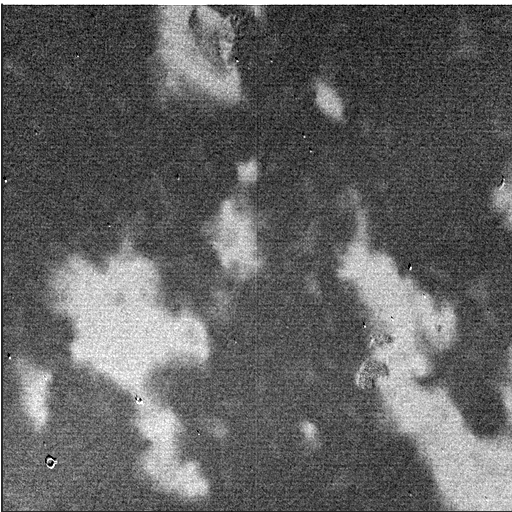
#> input picture Images ALBA - Sample PyHM004/Low temperature/DICHROISM_fiji_ready.tif, 512 x 512 px, found by its file name
$ python isingMatrizesRGB.py
#> lines starting #> are read from the running program, lines starting #| are printed output that depends on the picture; after the words box and inside, x2 and y2 are one past the last pixel; in counts of white or black regions, pixels touching at a corner belong together
import numpy as np
import sklearn.cluster as cluster
import cv2 as cv
import tifffile as tiff
import matplotlib.pyplot as plt
import seaborn as sns

def upload_image():
    path = r"C:\Users\user\Desktop\TFG-Teleco\New_Tool\Images ALBA - Sample PyHM004\Low temperature\DICHROISM_fiji_ready.tif"
    try:
        # cv.IMREAD_GRAYSCALE fuerza a OpenCV a leer el PNG directamente en 2D (escala de grises)
        y = cv.imread(path, cv.IMREAD_GRAYSCALE)
#> y is the input picture: shape (512, 512); min 0, max 255, mean 98.7

        # Control de seguridad por si la ruta está mal o el archivo está corrupto
        if y is None:
            print(f"Error: No se pudo encontrar o cargar la imagen en la ruta: {path}")
            return None

        # Ya sabemos 100% que es 2D y float32
        y = y.astype(np.float32)

        # Normalización
        y = (y - np.min(y)) / (np.max(y) - np.min(y)) * 255.0

        return y

    except Exception as e:
        print(f"Error al leer el archivo de imagen: {e}")
        return None

def upload_image2():
    ruta = r"C:\Users\user\Desktop\TFG-Teleco\New_Tool\Images ALBA - Sample PyHM004\Low temperature\primera.tif"
    try:
        y = tiff.imread(ruta)
        if len(y.shape) == 3:
            y = np.mean(y, axis=2)
        y = y.astype(np.float32)

        y = (y - np.min(y)) / (np.max(y) - np.min(y)) * 255.0
        return y

    except Exception as e:
        print(f"Error al leer el archivo TIFF: {e}")
        return None

def get_circular_mask(y):
    y_8bit = cv.normalize(y, None, 0, 255, cv.NORM_MINMAX).astype(np.uint8)
    blurred = cv.medianBlur(y_8bit, 5)

    circles = cv.HoughCircles(
        blurred, cv.HOUGH_GRADIENT, dp=1.2, minDist=100,
        param1=50, param2=30, minRadius=int(y.shape[0]*0.3), maxRadius=int(y.shape[0]*0.6)
    )

    mask = np.zeros(y.shape, dtype=bool)

    if circles is not None:
        circles = np.uint16(np.around(circles))
        x_c, y_c, r = circles[0, 0]

        mask_img = np.zeros(y.shape, dtype=np.uint8)
        cv.circle(mask_img, (x_c, y_c), r, 255, -1) # -1 para rellenar

        mask = mask_img == 255
        print(f"Máscara circular creada: Centro({x_c}, {y_c}), Radio({r})")
    else:
        print("No se detectó el círculo, se usará toda la imagen.")
        mask = np.ones(y.shape, dtype=bool)

    return mask

def calculate_statistical_variables(y, x, num_states, mask=None):
    parameters = {}
    for state in range(num_states):
        if mask is not None:
            pixel_state_values = y[(x==state) & mask]
        else:
            pixel_state_values = y[x==state]
        if len(pixel_state_values) > 0:
            parameters[state] = {
                'mean': np.mean(pixel_state_values),
                'std': np.std(pixel_state_values)+1e-6
            }
        else:
            print(f"Advertencia: No se encontraron píxeles para el estado {state}. Se asignarán valores por defecto.")
            parameters[state] = {
                'mean': 0,
                'std': 1e-6
            }
    return parameters

def initialize_ising_model(y, num_states, mask=None):
#> called with num_states = 3
    if mask is not False and mask is None:
        mask = get_circular_mask(y)
    y_kmeans = y[mask].reshape(-1, 1)
    kmeans = cluster.KMeans(n_clusters=num_states, n_init=10, random_state=64)
    x_labels = kmeans.fit_predict(y_kmeans)
    x_matrix = np.full(y.shape, -1, dtype=np.int32)
    x_matrix[mask] = x_labels
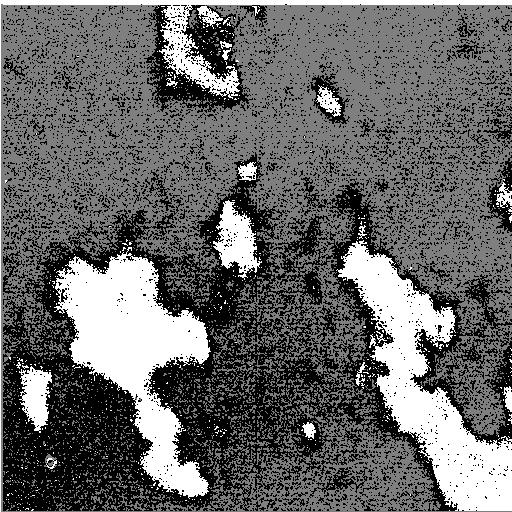
#> x_matrix: shape (512, 512) int32; min 0, max 2, mean 0.822; drawn with min black and max white
    parameters = calculate_statistical_variables(y, x_matrix, num_states, mask)
#> after the loop in calculate_statistical_variables, `for state in range(num_states):`: parameters = 3 items
#> parameters = 3 items
    return x_matrix, parameters

def calculate_neighbour_sum_vectorized(x, state):
    match = (x == state).astype(np.float32)
    neighbour_sum = (
        np.roll(match, 1, axis=0) +   # arriba
        np.roll(match, -1, axis=0) +  # abajo
        np.roll(match, 1, axis=1) +   # izquierda
        np.roll(match, -1, axis=1)    # derecha
    )
    return neighbour_sum

def apply_ising_model_icm_fast(y, x, parameters, num_states, beta, max_iterations, mask):
    x_iter = x.copy()

    for iteration in range(max_iterations):
        x_old = x_iter.copy()
        energy_maps = np.full((num_states, *y.shape), np.inf)

        for state in range(num_states):
            mu = parameters[state]['mean']
            sigma = parameters[state]['std']

            stat_energy = ((y - mu) / sigma) ** 2
            neigh_energy = -beta * calculate_neighbour_sum_vectorized(x_iter, state)
            energy_maps[state] = stat_energy + neigh_energy

        x_new = np.argmin(energy_maps, axis=0).astype(np.int32)
        x_iter = np.where(mask, x_new, x_iter)

        if np.array_equal(x_iter, x_old) and iteration > 0:
            print(f"Converged at iteration {iteration}")
            break

        parameters = calculate_statistical_variables(y, x_iter, num_states, mask)

    return x_iter

def plot_analysis(y, x_final, mask):
    """Genera las gráficas de porcentaje de ocupación e histogramas de distribución de intensidad"""
    # Filtrar únicamente las zonas activas por la máscara
    y_valid = y[mask]
    x_valid = x_final[mask]
    total_pixels = len(x_valid)

    states = [0, 1, 2]
    # Códigos Hexadecimales para Matplotlib (Negro-Azul, Gris-Verde, Blanco-Rojo)
    colors_hex = ['#0A192F', '#7A8B7B', '#E65C5C']
    labels = ['Estado 0 (Negro-Azul)', 'Estado 1 (Gris-Verde)', 'Estado 2 (Blanco-Rojo)']

    # 1. Calcular porcentajes
    percentages = []
    for state in states:
        count = np.sum(x_valid == state)
        percentages.append((count / total_pixels) * 100)

    # Crear ventana de gráficos
    fig, axes = plt.subplots(1, 2, figsize=(15, 6))
    fig.canvas.manager.set_window_title('Análisis Estadístico del Modelo de Ising')

    # GRÁFICA 1: Porcentajes de cada estado
    bars = axes[0].bar(labels, percentages, color=colors_hex, edgecolor='black', linewidth=1.2)
    axes[0].set_title('Porcentaje de Ocupación por Estado', fontsize=12, fontweight='bold')
    axes[0].set_ylabel('Porcentaje (%)')
    axes[0].set_ylim(0, 100)
    axes[0].grid(axis='y', linestyle='--', alpha=0.7)

    # Añadir texto con el porcentaje exacto encima de cada barra
    for bar in bars:
        height = bar.get_height()
        axes[0].annotate(f'{height:.2f}%',
                         xy=(bar.get_x() + bar.get_width() / 2, height),
                         xytext=(0, 3),
                         textcoords="offset points",
                         ha='center', va='bottom', fontweight='bold')

    # GRÁFICA 2: Histograma e Intensidad de Distribución (Seaborn)
    for state, color, label in zip(states, colors_hex, labels):
        state_intensities = y_valid[x_valid == state]
        if len(state_intensities) > 0:
            sns.histplot(state_intensities, bins=50, kde=True, ax=axes[1],
                         color=color, label=label, alpha=0.6, element="step", stat="density")

    axes[1].set_title('Distribución de Intensidad de Píxeles', fontsize=12, fontweight='bold')
    axes[1].set_xlabel('Valor de gris original (0 - 255)')
    axes[1].set_ylabel('Densidad de frecuencia')
    axes[1].grid(linestyle='--', alpha=0.5)
    axes[1].legend()

    plt.tight_layout()
    plt.show()

# ==========================================
# EJECUCIÓN PRINCIPAL
# ==========================================
y = upload_image()

# Control de interrupción: Si 'y' no se leyó, detenemos el flujo para evitar caídas
if y is None:
    print("No se puede continuar el proceso porque la imagen no fue cargada correctamente.")
else:
    mask = np.ones_like(y, dtype=bool) # Máscara completa (Rectangular)

    x_init, params = initialize_ising_model(y, num_states=3, mask=mask)
#> params = 3 items
    x_final = apply_ising_model_icm_fast(y, x_init, params, num_states=3, beta=3, max_iterations=30, mask=mask)
#> the loop in apply_ising_model_icm_fast, `for iteration in range(max_iterations):` made 30 passes
#> pass 1, in calculate_neighbour_sum_vectorized, `match = (x == state).astype(np.float32)`:
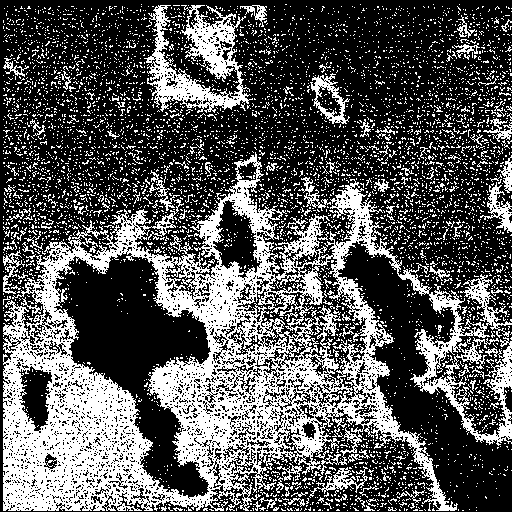
#> match: shape (512, 512) float32; values 0 (black) and 1 (white), 34.5% white; 5841 white regions (5718 under 20 px), largest, box (x1, y1, x2, y2) and area: (3, 152, 512, 511) 61086, (144, 5, 253, 113) 4723, (310, 73, 350, 124) 665
#> pass 1, in calculate_neighbour_sum_vectorized (call 2), `neighbour_sum = ( np.roll(match, 1, axis=0) +`:
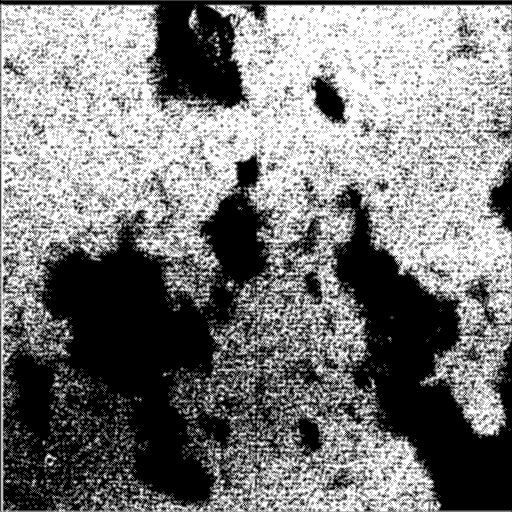
#> neighbour_sum: shape (512, 512) float32; min 0, max 4, mean 1.95; drawn with min black and max white
#> after the loop in apply_ising_model_icm_fast, `for iteration in range(max_iterations):`: mask: shape (512, 512) bool; every value is 1
#> after the loop in apply_ising_model_icm_fast, `for iteration in range(max_iterations):`:
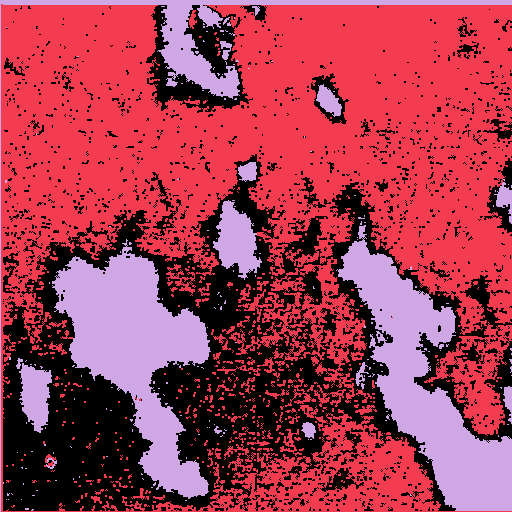
#> x_iter: shape (512, 512) int32; 3 distinct labels, from 0 to 2; one colour per label, 0 black

    with open("script_resut.pkl", "wb") as f:
        import pickle
        pickle.dump(x_final, f)

    # --- Construcción de Imagen de Estados Personalizada a Color para OpenCV ---
    h, w = x_final.shape
#> h = 512; w = 512
    color_output = np.zeros((h, w, 3), dtype=np.uint8)

    # Configuración de colores en formato BGR (OpenCV funciona al revés: Blue, Green, Red)
    # Estado 0: Negro Azul -> Azul muy oscuro con toque negro
    color_output[x_final == 0] = [245, 215, 190]
    # Estado 1: Gris Verde -> Tono grisáceo oliva
    color_output[x_final == 1] = [0, 0, 0]
    # Estado 2: Blanco Rojo -> Rojo claro o brillante satinado
    color_output[x_final == 2] = [50, 255, 205]

    # Aplicar máscara (por si en el futuro cambias a circular)
    color_output[~mask] = [0, 0, 0]

    # Visualización mediante OpenCV
    cv.namedWindow('Original (Escala de Grises)', cv.WINDOW_NORMAL)
    cv.imshow('Original (Escala de Grises)', y.astype(np.uint8))
    cv.resizeWindow('Original (Escala de Grises)', 400, 400)

    cv.namedWindow('K-means Inicial', cv.WINDOW_NORMAL)
    cv.imshow('K-means Inicial', (x_init * 120).astype(np.uint8))
    cv.resizeWindow('K-means Inicial', 400, 400)

    cv.namedWindow('Resultado ICM Grises', cv.WINDOW_NORMAL)
    cv.imshow('Resultado ICM Grises', (x_final * (255 // (3 - 1))).astype(np.uint8))
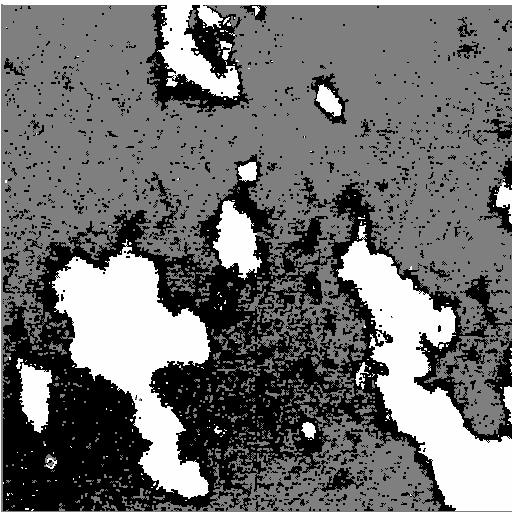
#> window 'Resultado ICM Grises': shape (512, 512); min 0, max 254, mean 111.5
    cv.resizeWindow('Resultado ICM Grises', 400, 400)

    # NUEVA VENTANA: Muestra el resultado final usando tus especificaciones de color
    cv.namedWindow('Resultado ICM Personalizado Color', cv.WINDOW_NORMAL)
    cv.imshow('Resultado ICM Personalizado Color', color_output)
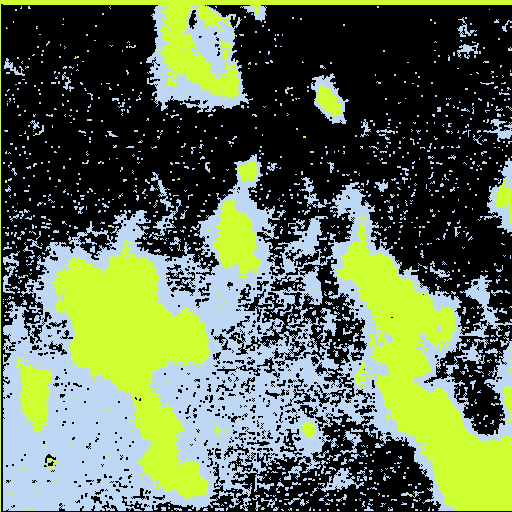
#> window 'Resultado ICM Personalizado Co': shape (512, 512, 3); mean B, G, R 83.1, 111.1, 94.5
    cv.resizeWindow('Resultado ICM Personalizado Color', 400, 400)

    # Lanzar la ventana de gráficos estadísticos (Se ejecuta en paralelo al waitKey)
    plot_analysis(y, x_final, mask)
#> in plot_analysis, `total_pixels = len(x_valid)`: total_pixels = 262144
#> the loop in plot_analysis, `for state in states:` made 3 passes
#> count on passes 1 to 3: 79303, 135532, 47309
#> after the loop in plot_analysis, `for state in states:`: percentages = [30.25, 51.7, 18.05]
#> the loop in plot_analysis, `for bar in bars:` made 3 passes
#> height on passes 1 to 3: 30.25, 51.7, 18.05
#> the loop in plot_analysis, `for state, color, label in zip(states, colors_hex, labels):` made 3 passes
#> (color, label) on passes 1 to 3: ('#0A192F', 'Estado 0 (Negro-Azul)'), ('#7A8B7B', 'Estado 1 (Gris-Verde)'), ('#E65C5C', 'Estado 2 (Blanco-Rojo)')
#> in plot_analysis, `plt.show()`:
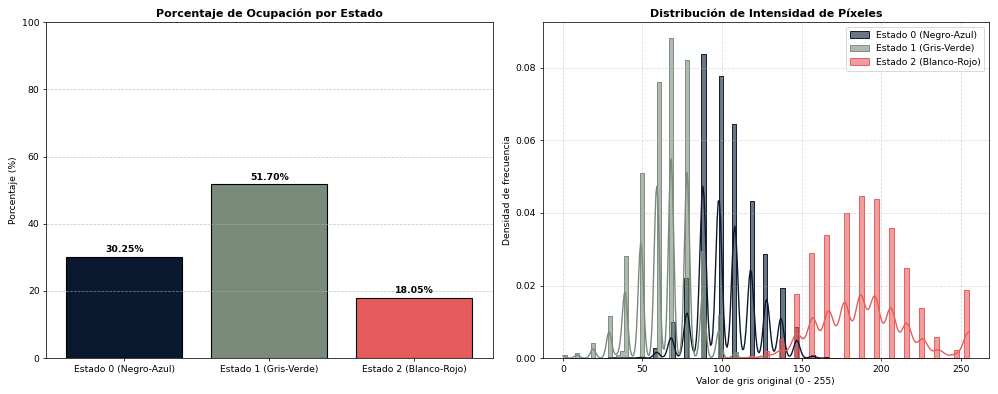
#> figure drawn by matplotlib, 2 panels; panel 1: tallest bar 51.7 high, from x = 0.6 to 1.4; panel 2: curve peaks at x = 87.94, y = 0.0474; panel 2: curve peaks at x = 68.18, y = 0.0549; panel 2: curve peaks at x = 187.2, y = 0.0175

    cv.waitKey(0)
    cv.destroyAllWindows()
